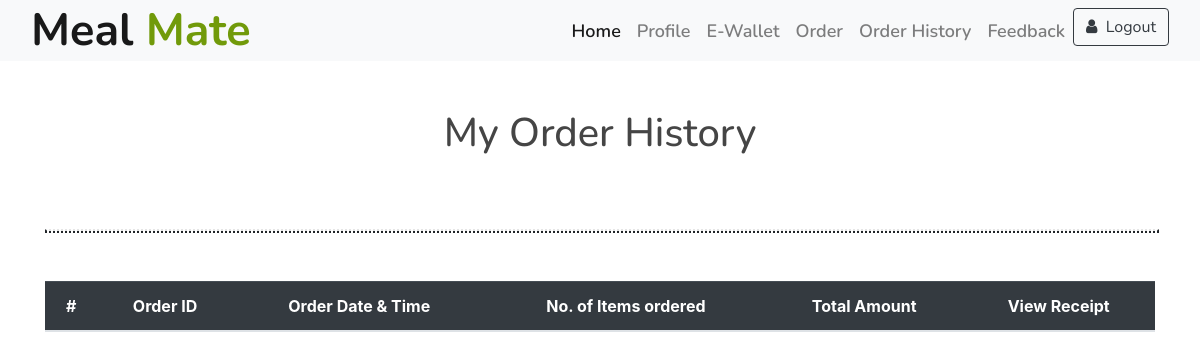
The page /order_history_student/ (signed in) on the database as committed earlier.
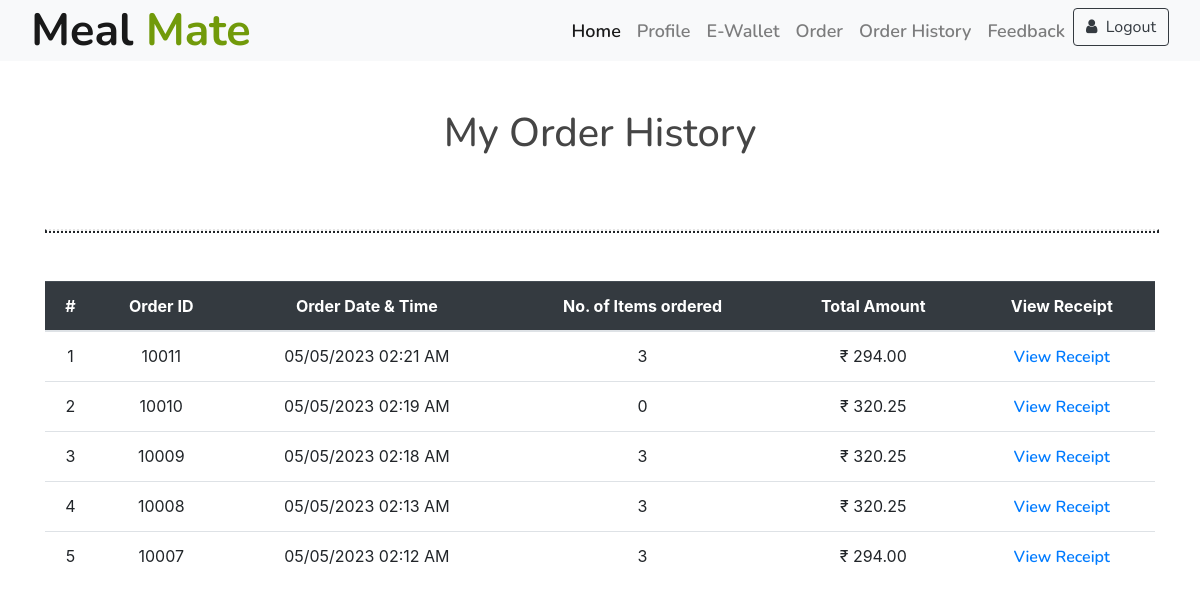
The same page on the database as committed later.
### accounts/models.py (models this page shows, shortened)
class Order(models.Model):
    orderid = models.AutoField(primary_key=True)
    studentid = models.ForeignKey(Student, on_delete=models.CASCADE)
    order_time = models.DateTimeField()
    ORDER_MODE_CHOICES = [('online', 'Online'), ('offline', 'Offline')]
    order_mode = models.CharField(max_length=7, choices=ORDER_MODE_CHOICES)
    item1 = models.ForeignKey(MenuItem, on_delete=models.CASCADE, related_name='orders_item1', null=True, blank=True)
    item2 = models.ForeignKey(MenuItem, on_delete=models.CASCADE, related_name='orders_item2', null=True, blank=True)
    item3 = models.ForeignKey(MenuItem, on_delete=models.CASCADE, related_name='orders_item3', null=True, blank=True)
    item4 = models.ForeignKey(MenuItem, on_delete=models.CASCADE, related_name='orders_item4', null=True, blank=True)
    item5 = models.ForeignKey(MenuItem, on_delete=models.CASCADE, related_name='orders_item5', null=True, blank=True)
    total_amount = models.DecimalField(max_digits=6, decimal_places=2)

### accounts/views.py (the view)
# urls.py: path('order_history_student/', views.order_history_student, name='order_history_student'),
def order_history_student(request):
    user_id = request.session.get('studentid')
    student = Student.objects.get(studentid=user_id)
    orders = Order.objects.filter(studentid=student).order_by('-order_time')
    for order in orders:
        items = [order.item1, order.item2, order.item3, order.item4, order.item5]
        order.num_items = sum(1 for item in items if item is not None)
    context = {'orders': orders}
    return render(request, 'order_history_student.html', context)

### templates/order_history_student.html (shortened to what this page needs)
{%load static%}
<!DOCTYPE html>
<html lang="en">
<head>
  <link href="https://cdn.jsdelivr.net/npm/bootstrap-icons@1.5.0/font/bootstrap-icons.css" rel="stylesheet">
  <link href="https://stackpath.bootstrapcdn.com/bootstrap/4.4.1/css/bootstrap.min.css" rel="stylesheet">
  <link href="https://cdnjs.cloudflare.com/ajax/libs/font-awesome/5.10.0/css/all.min.css" rel="stylesheet">
  <link href="{% static 'lib/animate/animate.min.css'%}" rel="stylesheet">
  <link href="{% static 'lib/owlcarousel/assets/owl.carousel.min.css'%}" rel="stylesheet">
  <link href="{% static 'lib/flaticon/font/flaticon.css'%}" rel="stylesheet">
  <link href="{% static 'lib/tempusdominus/css/tempusdominus-bootstrap-4.min.css'%}" rel="stylesheet" />
  <link href="{% static 'css/style.css'%}" rel="stylesheet">
  <link rel="stylesheet" type="text/css"
    href="https://stackpath.bootstrapcdn.com/bootstrap/4.3.1/css/bootstrap.min.css">
  <link rel="stylesheet" href="https://stackpath.bootstrapcdn.com/font-awesome/4.7.0/css/font-awesome.min.css">
</head>
<body>
  <div class="navbar navbar-expand-lg bg-light navbar-light">
    <div class="container-fluid">
      <a href="#" class="navbar-brand">Meal <span>Mate</span></a>
      <div class="collapse navbar-collapse justify-content-between" id="navbarCollapse">
        <div class="navbar-nav ml-auto">
          <a href="{% url 'index' %}" class="nav-item nav-link active">Home</a>
          <a href="{% url 'profile' %}" class="nav-item nav-link">Profile</a>
          <a href="{% url 'ewallet'%}" class="nav-item nav-link">E-Wallet</a>
          <a href="{% url 'menushowstudent' %}" class="nav-item nav-link">Order</a>
          <a href="{% url 'order_history_student' %}" class="nav-item nav-link">Order History</a>
          <a href="{% url 'feedbackmenu' %}" class="nav-item nav-link">Feedback</a>
          <a href="{% url 'login' %}">
            <button type="button" class="btn btn-outline-dark">
              <i class="fa fa-user mr-1" aria-hidden="true"></i> Logout
            </button></a>
        </div>
      </div>
    </div>
  </div>
  <div class="container py-5">
    <div class="row">
      <div class="col-lg-10 mx-auto col-12 text-center mb-3">
        <h1 class="mt-0 text-black">My Order History</h1>
      </div>
    </div>
    <table class="table">
      <hr class="accent my-5" style="border-width: 2px; border-style: dotted; width: 100%;">
        <thead class="table-dark">
            <tr>
                <th class="text-center">#</th>
                <th class="text-center">Order ID</th>
                <th class="text-center">Order Date & Time</th>
                <th class="text-center">No. of Items ordered</th>
                <th class="text-center">Total Amount</th>
                <th class="text-center">View Receipt</th>
            </tr>
        </thead>
        <tbody>
            {% for order in orders %}
            <tr>
                <td class="text-center">{{ forloop.counter }}</td>
                <td class="text-center">{{ order.orderid }}</td>
                <td class="text-center">{{ order.order_time|date:"m/d/Y h:i A" }}</td>
                <td class="text-center">{{ order.num_items }}</td>
                <td class="text-center">₹ {{ order.total_amount }}</td>
                <td class="text-center"><a href="{% url 'receipt' order.orderid %}" target="blank">View Receipt</a></td>
            </tr>
            {% endfor %}
        </tbody>
    </table>
  </div>
</body>
</html>

Rows that differ between the two databases and show on the page:
added Order: orderid "10011", order_time "05/05/2023 02:21 AM", num_items "3", total_amount "294.00"
added Order: orderid "10010", order_time "05/05/2023 02:19 AM", num_items "0", total_amount "320.25"
added Order: orderid "10009", order_time "05/05/2023 02:18 AM", num_items "3", total_amount "320.25"
added Order: orderid "10008", order_time "05/05/2023 02:13 AM", num_items "3", total_amount "320.25"
added Order: orderid "10007", order_time "05/05/2023 02:12 AM", num_items "3", total_amount "294.00"
